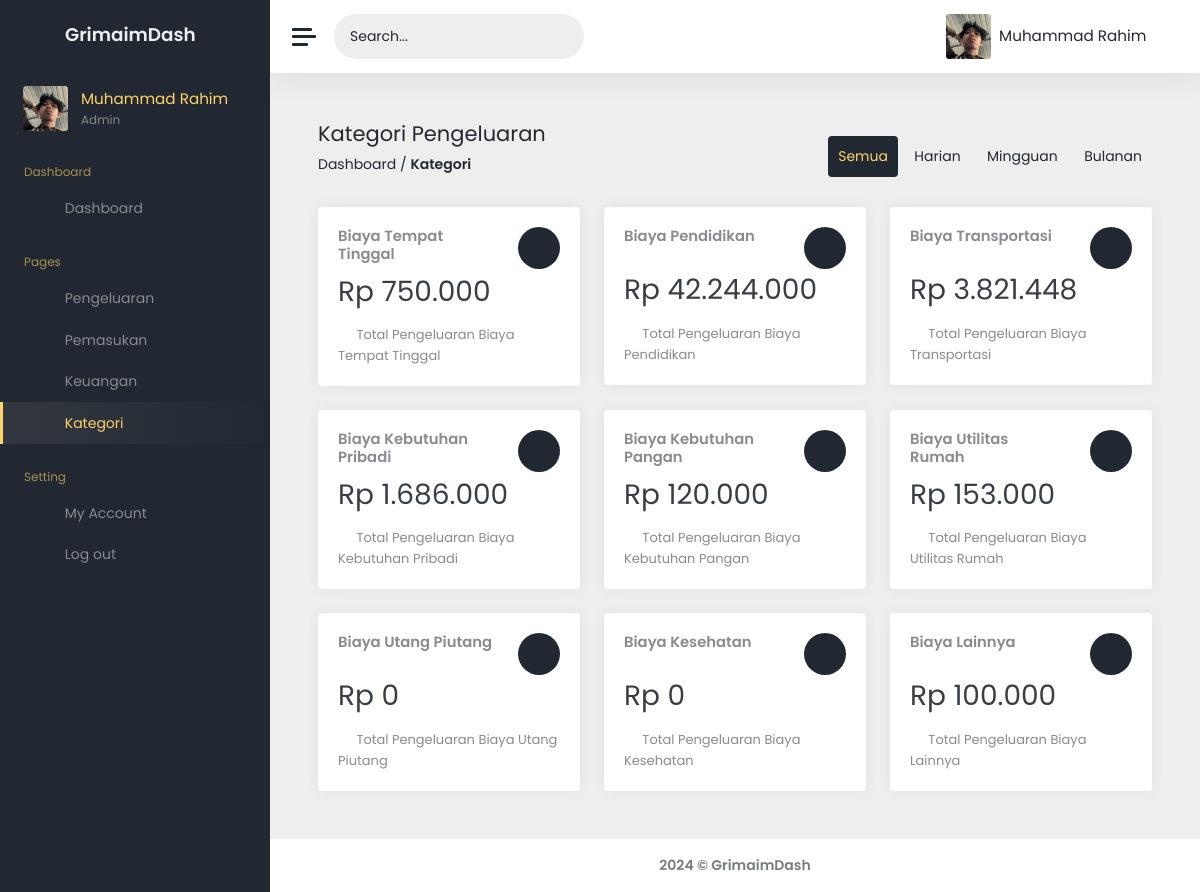
The page /kategori (signed in) on the database its author committed.
### models/models.py (models this page shows, shortened)
class User(db.Model, UserMixin):
    userID = db.Column(db.Integer, primary_key=True, autoincrement=True)
    username = db.Column(db.String(50), nullable=False)
    fullname = db.Column(db.String(100), nullable=False)
    password = db.Column(db.String(100), nullable=False)
    userPicture = db.Column(db.String(1000), nullable=False, default=DEFAULT_IMAGE)

class Kategori(db.Model):
    kategoriID = db.Column(db.Integer, primary_key=True, autoincrement=True)
    kategoriName = db.Column(db.String(50), unique=True, nullable=False)

### app.py (the view)
@app.route("/kategori")
@login_required
def kategori():
    userInfo = get_userInfo(current_user.username)
    user_id = current_user.userID
    active_tab = request.args.get("tab", "tab1")
    total_pengeluaran_by_kategori_semua = get_total_pengeluaran_by_kategori_semua(
        user_id
    )
    kategori_semua = True
    kategori_harian = False
    kategori_mingguan = False
    kategori_bulanan = False
    return render_template(
        "keuangan/kategori.html",
        userInfo=userInfo,
        active_tab=active_tab,
        total_pengeluaran_by_kategori_semua=total_pengeluaran_by_kategori_semua,
        kategori_semua=kategori_semua,
        kategori_harian=kategori_harian,
        kategori_mingguan=kategori_mingguan,
        kategori_bulanan=kategori_bulanan,
    )

### app.py (called while the page is built)
@login_manager.user_loader
def loader_user(userID):
    return User.query.get(userID)

### helpers/helpers.py (called while the page is built, shortened)
def get_userInfo(username):
    user = User.query.filter_by(username=username).first()
    if user:
        user_info = {
            "userID": user.userID,
            "username": user.username,
            "fullname": user.fullname,
            "password": user.password,  # Note: Handle password carefully and consider not exposing it in the frontend
            "userPicture": user.userPicture
        }
    return user_info

### templates/keuangan/kategori.html (shortened to what this page needs)
<!DOCTYPE html>
<html lang="en" data-theme="light">
<head>
	<link href="/static/assets/font-awesome-pro/css/all.min.css" rel="stylesheet" />
	<link href="/static/assets/admin-kit/css/css-adminkit.css" rel="stylesheet" />
	<link href="/static/css/style.css" rel="stylesheet" />
</head>
<body>
	<div class="wrapper">
		<nav id="sidebar" class="sidebar js-sidebar">
			<div class="sidebar-content js-simplebar">
				<a class="sidebar-brand" href="#">
          <i class="fa-duotone fa-waves-sine me-2"></i> <span class="align-self-center">GrimaimDash</span>
        </a>
				<div class="sidebar-profile">
          <img src="{{ url_for('static', filename='images/profiles/' + current_user.userPicture) }}" class="rounded" height="45" width="45" alt="Profile Picture">
						<div class="profile-name">
							<span class="fullname">{{ userInfo.fullname }}</span>
							<span class="job">Admin</span>
						</div>
				</div>
				<ul class="sidebar-nav">
          <li class="sidebar-header">
						Dashboard
					</li>
					<li class="sidebar-item">
						<a class="sidebar-link" href="/dashboard">
              <i class="align-middle fa-duotone fa-grid-horizontal sidebar-icon"></i> <span class="align-middle">Dashboard</span>
            </a>
					</li>
					<li class="sidebar-header">
						Pages
					</li>
					<li class="sidebar-item">
						<a class="sidebar-link" href="/pengeluaran">
              <i class="align-middle fa-duotone fa-chart-line-down sidebar-icon"></i> <span class="align-middle">Pengeluaran</span>
            </a>
					</li>
					<li class="sidebar-item">
						<a class="sidebar-link" href="/pemasukan">
              <i class="align-middle fa-duotone fa-chart-line-up sidebar-icon"></i> <span class="align-middle">Pemasukan</span>
            </a>
					</li>
					<li class="sidebar-item">
						<a class="sidebar-link" href="/keuangan">
              <i class="align-middle fa-duotone fa-money-bill-transfer sidebar-icon"></i> <span class="align-middle">Keuangan</span>
            </a>
					</li>
          <li class="sidebar-item active">
						<a class="sidebar-link" href="/kategori">
              <i class="align-middle fa-duotone fa-cart-shopping-fast sidebar-icon"></i> <span class="align-middle">Kategori</span>
            </a>
					</li>
					<li class="sidebar-header">
						Setting
					</li>
					<li class="sidebar-item">
						<a class="sidebar-link" href="/account/{{ userInfo.username }}">
              <i class="align-middle fa-duotone fa-gears sidebar-icon"></i> <span class="align-middle">My Account</span>
            </a>
					</li>
					<li class="sidebar-item">
						<a class="sidebar-link" href="/logout">
              <i class="align-middle fa-duotone fa-arrow-right-from-bracket sidebar-icon"></i> <span class="align-middle">Log out</span>
            </a>
					</li>
				</ul>
			</div>
		</nav>
		<div class="main">
			<nav class="navbar navbar-expand">
				<a class="sidebar-toggle js-sidebar-toggle">
          <i class="hamburger align-self-center"></i>
        </a>
				<div class="sidebar-search">
					<input type="text" placeholder="Search..." id="searchInput">
					<button type="submit"><i class="fa-duotone fa-magnifying-glass"></i></button>
				</div>
				<div class="sidebar-mode">
					<button type="button" data-theme-toggle aria-label="Change to light theme">
					</button>
				</div>
				<div class="navbar-profile dropdown" onclick="toggleDropdown(this)">
					<a class="dropbtn">
						<img src="{{ url_for('static', filename='images/profiles/' + current_user.userPicture) }}" class="rounded" height="45" width="45" alt="Profile Picture">
						<span class="d-none d-sm-inline-block fullname">{{ userInfo["fullname"] }}</span>
						<i class="fa-duotone fa-caret-down d-none d-sm-inline-block"></i>
					</a>
				</div>
			</nav>
			<main class="content">
				<div class="container-fluid p-0">
					<div class="row d-flex justify-content-center row-one mb-3">
						<div class="col-xl-6 col-md-6 left">
							<div class="pages-header">
								<h1 class="h3 mb-2">Kategori Pengeluaran</h1>
								<p><a href="/dashboard" class="text-decoration-none">Dashboard</a> / <strong>Kategori</strong></p>
							</div>
						</div>
						<div class="col-xl-6 col-md-6 right">
							<div class="tabs-container">
                <a href="/kategori" class="tab {% if active_tab == 'tab1' %}active{% endif %}" onclick="showTabAccount('tab1')">Semua</a>
                <a href="/kategori/harian" class="tab {% if active_tab == 'tab2' %}active{% endif %}" onclick="showTabAccount('tab2')">Harian</a>
                <a href="/kategori/mingguan" class="tab {% if active_tab == 'tab3' %}active{% endif %}" onclick="showTabAccount('tab3')">Mingguan</a>
                <a href="/kategori/bulanan" class="tab {% if active_tab == 'tab4' %}active{% endif %}" onclick="showTabAccount('tab4')">Bulanan</a>
							</div>
						</div>
					</div>
					<div id="tab1" class="tab-content {% if active_tab == 'tab1' %}active{% endif %}">
						<div class="row">
							{% if kategori_semua %}
							{% for kategori_name, total_pengeluaran in total_pengeluaran_by_kategori_semua.items() %}
								<div class="col-xl-4 col-md-6 col-xl-auto">
									<div class="w-100 h-100">
										<div class="card card-dash">
											<div class="card-body">
												<div class="row">
													<div class="col mt-0">
														<h5 class="card-title">{{ kategori_name }}</h5>
													</div>
													<div class="col-auto">
														<div class="stat">
															{% if kategori_name == 'Biaya Tempat Tinggal' %}
																	<i class="align-middle fa-duotone fa-house-user icon-dash"></i>
															{% elif kategori_name == 'Biaya Kebutuhan Pribadi' %}
																	<i class="align-middle fa-duotone fa-smoking icon-dash"></i>
															{% elif kategori_name == 'Biaya Kebutuhan Pangan' %}
																	<i class="align-middle fa-duotone fa-burger-soda icon-dash"></i>
															{% elif kategori_name == 'Biaya Pendidikan' %}
																	<i class="align-middle fa-duotone fa-school icon-dash"></i>
															{% elif kategori_name == 'Biaya Transportasi' %}
																	<i class="align-middle fa-duotone fa-motorcycle icon-dash"></i>
															{% elif kategori_name == 'Biaya Utilitas Rumah' %}
																	<i class="align-middle fa-duotone fa-kitchen-set icon-dash"></i>
															{% elif kategori_name == 'Biaya Kesehatan' %}
																	<i class="align-middle fa-duotone fa-suitcase-medical icon-dash"></i>
															{% elif kategori_name == 'Biaya Utang Piutang' %}
																	<i class="align-middle fa-duotone fa-hands-holding-dollar icon-dash"></i>
															{% elif kategori_name == 'Biaya Lainnya' %}
																	<i class="align-middle fa-duotone fa-bags-shopping icon-dash"></i>
															{% else %}
																	<i class="align-middle fa-duotone fa-question-mark icon-dash"></i>
															{% endif %}
														</div>
													</div>
												</div>
												<h1 class="mt-1 mb-3">Rp {{ '{:,.0f}'.format(total_pengeluaran).replace(',', '.') }}</h1>
												<div class="mb-0">
													<span class="card-span"> <i class="fa-solid fa-notes"></i></span>&nbsp; <span class="card-desc">Total Pengeluaran {{ kategori_name }}</span>
												</div>
											</div>
										</div>
									</div>
								</div>
							{% endfor %}
							{% endif %}
						</div>
					</div>
				</div>
			</main>
			<footer class="footer">
				<div class="container-fluid">
					<div class="row text-muted d-flex">
						<div class="col-12 text-center">
							<p class="mb-0">
								<a class="text-muted text-decoration-none" href="https://www.instagram.com/aiiimmmm._" target="_blank"><strong>2024 &copy; GrimaimDash</strong></a>
							</p>
						</div>
					</div>
				</div>
			</footer>
		</div>
	</div>
</body>
</html>

### rows shown on the page
User: userPicture (picture), fullname "Muhammad Rahim"
Kategori: kategoriName "Biaya Tempat Tinggal", value "750.000"
Kategori: kategoriName "Biaya Pendidikan", value "42.244.000"
Kategori: kategoriName "Biaya Transportasi", value "3.821.448"
Kategori: kategoriName "Biaya Kebutuhan Pribadi", value "1.686.000"
Kategori: kategoriName "Biaya Kebutuhan Pangan", value "120.000"
Kategori: kategoriName "Biaya Utilitas Rumah", value "153.000"
Kategori: kategoriName "Biaya Utang Piutang", value "0"
Kategori: kategoriName "Biaya Kesehatan", value "0"
Kategori: kategoriName "Biaya Lainnya", value "100.000"
